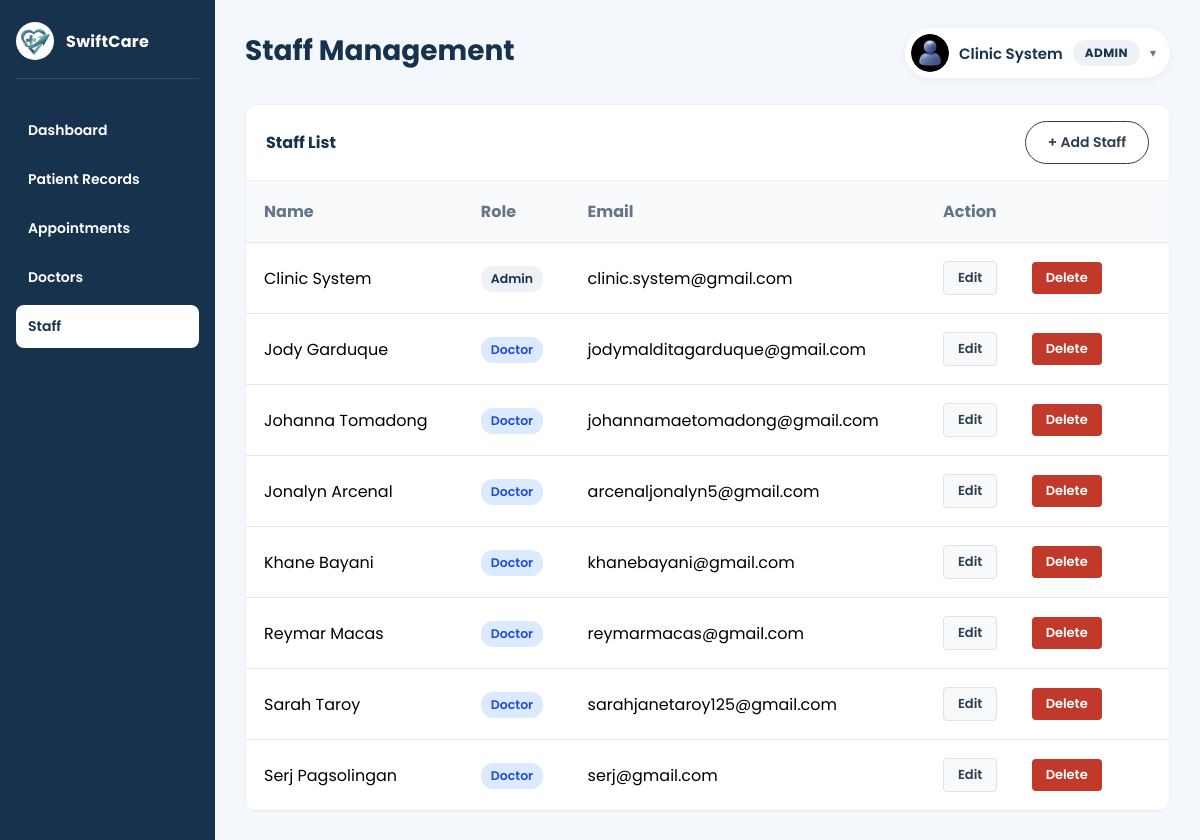
/view/admin/admin_staff.php (signed in), run on the app's committed database.
### tables this page shows
CREATE TABLE `users` (
  `id` int(11) NOT NULL,
  `role` enum('admin','doctor','patient') NOT NULL,
  `first_name` varchar(100) NOT NULL,
  `last_name` varchar(100) NOT NULL,
  `email` varchar(100) NOT NULL,
  `username` varchar(100) DEFAULT NULL,
  `profile_photo` varchar(255) DEFAULT NULL,
  `password` varchar(255) NOT NULL,
  `created_at` timestamp NOT NULL DEFAULT current_timestamp()
);

CREATE TABLE `doctors` (
  `id` int(11) NOT NULL,
  `user_id` int(11) NOT NULL,
  `specialization` varchar(100) DEFAULT NULL,
  `license_number` varchar(50) DEFAULT NULL,
  `schedule_days` varchar(200) DEFAULT NULL,
  `schedule_time_start` varchar(20) DEFAULT NULL,
  `schedule_time_end` varchar(20) DEFAULT NULL
);

### model/User.php (called while the page is built, shortened)
<?php
class User {
    private $conn;
    function __construct($db){
        $this->conn = $db;
    }
    function getAllStaff(){
        $query = "SELECT u.*, d.specialization, d.license_number, d.schedule_days, d.schedule_time_start, d.schedule_time_end
                  FROM users u
                  LEFT JOIN doctors d ON d.user_id = u.id
                  WHERE u.role IN ('admin', 'doctor') ORDER BY u.role, u.first_name ASC";
        $stmt = $this->conn->prepare($query);
        $stmt->execute();
        return $stmt;
    }
    function getUserById($id){
        $query = "SELECT u.*, d.specialization, d.license_number, d.schedule_days, d.schedule_time_start, d.schedule_time_end
                  FROM users u
                  LEFT JOIN doctors d ON d.user_id = u.id
                  WHERE u.id = :id";
        $stmt = $this->conn->prepare($query);
        $stmt->bindParam(":id", $id);
        $stmt->execute();
        return $stmt->fetch(PDO::FETCH_ASSOC);
    }
}

### view/admin/admin_staff.php (the view, shortened to what this page needs)
<?php
require_once 'C:\xampp\htdocs\clinic1\model\User.php';
$database = new Database();
$conn = $database->connect();
$user = new User($conn);
$user_info = $user->getUserById($_SESSION['user_id']);
$users_result = $user->getAllStaff();
$edit_mode = isset($_GET['edit']) && $_GET['edit'] == 1;
$edit_id = $_GET['edit_id'] ?? 0;
$edit_user = $edit_id ? $user->getUserById($edit_id) : null;
$add_mode = isset($_GET['add']) && $_GET['add'] == 1;
$add_error = $_SESSION['error'] ?? "";
?>
<!DOCTYPE html>
<html lang="en">
<head>
    <link rel="stylesheet" href="../css/admin_dashboard.css">
    <link rel="stylesheet" href="../css/admin.css">
</head>
<body>
<div class="dashboard-container">
    <aside class="sidebar">
        <div class="sidebar-top">
            <img src="http://localhost/clinic1/img/logo.png" class="sidebar-logo">
            <div class="sidebar-clinic-name">
                <h2>SwiftCare</h2>
            </div>
        </div>
        <nav class="sidebar-menu">
            <a href="http://localhost/clinic1/view/admin/admin_dashboard.php" class="menu-item">Dashboard</a>
            <a href="http://localhost/clinic1/view/admin/admin_patientRecord.php" class="menu-item">Patient Records</a>
            <a href="http://localhost/clinic1/view/admin/admin_appointments.php" class="menu-item">Appointments</a>
            <a href="http://localhost/clinic1/view/admin/admin_doctors.php" class="menu-item">Doctors</a>
            <a href="http://localhost/clinic1/view/admin/admin_staff.php" class="menu-item active">Staff</a>
        </nav>
    </aside>
    <main class="main-content">
        <header class="topbar">
            <div class="topbar-left">
                <div class="clinic-text">
                    <h1><?php echo $edit_mode ? 'Edit User' : ($add_mode ? 'Add Staff' : 'Staff Management'); ?></h1>
                </div>
            </div>
            <div class="user-menu">
                <button type="button" class="user-menu-toggle" onclick="toggleUserMenu(this)">
                    <?php if(!empty($user_info['profile_photo'])): ?>
                    <img src="../../uploads/<?php echo $user_info['profile_photo']; ?>" class="user-avatar" style="object-fit: cover;">
                    <?php else: ?>
                    <div class="user-avatar"></div>
                    <?php endif; ?>
                    <span class="user-name"><?php echo $_SESSION['name']; ?></span>
                    <span class="user-role-badge">Admin</span>
                    <span class="dropdown-arrow">&#9662;</span>
                </button>
            </div>
        </header>
        <section class="table-section">
            <div class="section-header" style="display:flex; align-items:center; justify-content:space-between;">
                <span><?php echo $edit_mode ? 'Edit User' : ($add_mode ? 'Create Admin / Doctor Account' : 'Staff List'); ?></span>
                <?php if (!$edit_mode && !$add_mode): ?>
                <a href="http://localhost/clinic1/view/admin/admin_staff.php?add=1" class="add-new-btn">+ Add Staff</a>
                <?php endif; ?>
            </div>
            <?php if ($add_mode): ?>
            <div class="staff-form-box">
                <?php if($add_error): ?>
                <div class="error-box"><?php echo nl2br(htmlspecialchars($add_error)); ?></div>
                <?php endif; ?>
                <form action="http://localhost/clinic1/controller/StaffController.php" method="POST" enctype="multipart/form-data">
                    <div class="form-grid">
                        <div class="form-group span-2">
                            <label>Role <span class="req">*</span></label>
                            <select name="role" id="role" required onchange="showFields()">
                                <option value="" disabled selected>Select Role</option>
                                <option value="admin">Admin</option>
                                <option value="doctor">Doctor</option>
                            </select>
                        </div>
                        <div class="form-group">
                            <label>First Name <span class="req">*</span></label>
                            <input type="text" name="first_name" required>
                        </div>
                        <div class="form-group">
                            <label>Last Name <span class="req">*</span></label>
                            <input type="text" name="last_name" required>
                        </div>
                        <div class="form-group">
                            <label>Email <span class="req">*</span></label>
                            <input type="email" name="email" required placeholder="example@email.com">
                        </div>
                        <div class="form-group">
                            <label>Username <span class="req">*</span></label>
                            <input type="text" name="username" id="usernameInput" required>
                        </div>
                        <div id="doctorFields" style="display: none;">
                            <div class="form-group">
                                <label>License Number <span class="req">*</span></label>
                                <input type="text" name="license_number" id="licenseInput">
                            </div>
                            <div class="form-group">
                                <label>Specialization <span class="req">*</span></label>
                                <select name="specialization" id="specializationInput">
                                    <option value="" disabled selected>Select Specialization</option>
                                    <?php foreach (DropdownOptions::SPECIALIZATIONS as $spec): ?>
                                    <option value="<?php echo htmlspecialchars($spec); ?>"><?php echo htmlspecialchars($spec); ?></option>
                                    <?php endforeach; ?>
                                </select>
                            </div>
                            <div class="form-group span-2">
                                <label>Schedule Days <span class="req">*</span></label>
                                <small style="color: #666; font-size: 11px;">Select available days</small>
                                <div class="checkbox-group">
                                    <?php foreach (DropdownOptions::SCHEDULE_DAYS as $day): ?>
                                    <label><input type="checkbox" name="schedule_days[]" value="<?php echo htmlspecialchars($day); ?>"> <?php echo htmlspecialchars($day); ?></label>
                                    <?php endforeach; ?>
                                </div>
                            </div>
                            <div class="form-group">
                                <label>Start Time <span class="req">*</span></label>
                                <select name="schedule_time_start" id="timeStart">
                                    <option value="">Select Start Time</option>
                                    <?php foreach (DropdownOptions::SCHEDULE_TIME_START as $t): ?>
                                    <option value="<?php echo htmlspecialchars($t); ?>"><?php echo htmlspecialchars($t); ?></option>
                                    <?php endforeach; ?>
                                </select>
                            </div>
                            <div class="form-group">
                                <label>End Time <span class="req">*</span></label>
                                <select name="schedule_time_end" id="timeEnd">
                                    <option value="">Select End Time</option>
                                    <?php foreach (DropdownOptions::SCHEDULE_TIME_END as $t): ?>
                                    <option value="<?php echo htmlspecialchars($t); ?>"><?php echo htmlspecialchars($t); ?></option>
                                    <?php endforeach; ?>
                                </select>
                            </div>
                        </div>
                        <div class="form-group">
                            <label>Password <span class="req">*</span></label>
                            <div class="pw-wrap">
                                <input type="password" name="password" id="regPw" required>
                                <button type="button" class="eye-btn" onclick="togglePw('regPw',this)" title="Show/Hide">&#128065;</button>
                            </div>
                            <span class="pw-hint">Must be 6 or more characters</span>
                        </div>
                        <div class="form-group">
                            <label>Confirm Password <span class="req">*</span></label>
                            <div class="pw-wrap">
                                <input type="password" name="confirm_password" id="regPw2" required>
                            </div>
                        </div>
                        <div class="profile-photo span-2">
                            <label>Profile Photo (Optional)</label>
                            <input type="file" name="profile_photo" accept="image/*">
                        </div>
                        <button class="add-new-btn" type="submit" name="addStaffBtn">CREATE STAFF ACCOUNT</button>
                    </div>
                </form>
            </div>
            <?php else: ?>
            <table class="appointment-table">
                <thead>
                    <tr>
                        <th>Name</th>
                        <th>Role</th>
                        <th>Email</th>
                        <th>Action</th>
                    </tr>
                </thead>
                <tbody>
                    <?php if ($users_result->rowCount() > 0): ?>
                        <?php while ($row = $users_result->fetch(PDO::FETCH_ASSOC)): ?>
                        <tr>
                            <td><?php echo $row['first_name'].' '.$row['last_name']; ?></td>
                            <td><span class="status <?php echo $row['role']; ?>"><?php echo ucfirst($row['role']); ?></span></td>
                            <td><?php echo $row['email']; ?></td>
                            <td>
                                <a href="http://localhost/clinic1/view/admin/admin_staff.php?edit=1&edit_id=<?php echo $row['id']; ?>" class="action-btn view-btn">Edit</a>
                                <form method="POST" action="http://localhost/clinic1/controller/UserController.php" style="display:inline;">
                                    <button type="submit" name="deleteUser" class="action-btn delete-btn" onclick="return confirm('Delete user?')">Delete</button>
                                </form>
                            </td>
                        </tr>
                        <?php endwhile; ?>
                    <?php else: ?>
                        <tr>
                            <td colspan="4" style="text-align: center; color: #64748b;">No users found</td>
                        </tr>
                    <?php endif; ?>
                </tbody>
            </table>
            <?php endif; ?>
        </section>
    </main>
</div>
</body>
</html>

### data on the page
users: profile_photo (picture), first_name "Clinic", last_name "System", role "Admin", email "clinic.system@gmail.com"
doctors: user.first_name "Jody", user.last_name "Garduque", user.role "Doctor", user.email "jodymalditagarduque@gmail.com"
doctors: user.first_name "Johanna", user.last_name "Tomadong", user.role "Doctor", user.email "johannamaetomadong@gmail.com"
doctors: user.first_name "Jonalyn", user.last_name "Arcenal", user.role "Doctor", user.email "arcenaljonalyn5@gmail.com"
doctors: user.first_name "Khane", user.last_name "Bayani", user.role "Doctor", user.email "khanebayani@gmail.com"
doctors: user.first_name "Reymar", user.last_name "Macas", user.role "Doctor", user.email "reymarmacas@gmail.com"
doctors: user.first_name "Sarah", user.last_name "Taroy", user.role "Doctor", user.email "sarahjanetaroy125@gmail.com"
doctors: user.first_name "Serj", user.last_name "Pagsolingan", user.role "Doctor", user.email "serj@gmail.com"

### other printed values
$_SESSION['name'] "Clinic System"
